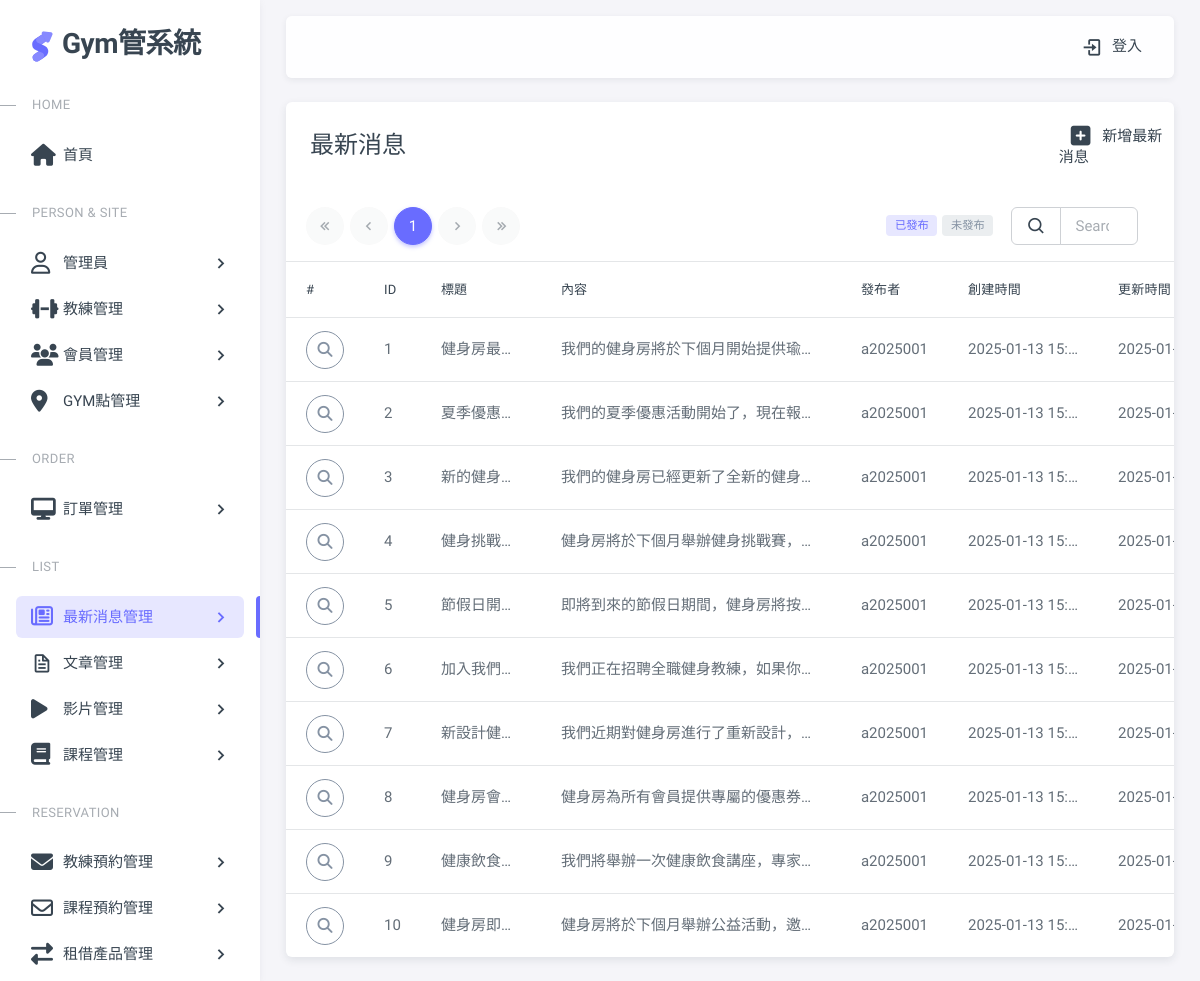
The page /pages/gymNews.php on the database its author committed.
### tables this page shows
CREATE TABLE gym_news (
    news_id INT AUTO_INCREMENT PRIMARY KEY,  
    title VARCHAR(255) NOT NULL,                
    content TEXT NOT NULL,                      
    author_id VARCHAR(50) NOT NULL,                      
    uploadStatus INT DEFAULT 0,                  
    created_at TIMESTAMP DEFAULT CURRENT_TIMESTAMP,
    updated_at TIMESTAMP DEFAULT CURRENT_TIMESTAMP 
);

### pages/gymNews.php (the view, shortened to what this page needs)
<?php require __DIR__ . '/includes/init.php';?>
<?php
$perPage = 15;
$page = isset($_GET['page']) ? intval($_GET['page']) : 1;
$where =" WHERE 1 ";
$t_sql = "SELECT count(*) FROM gym_news $where";
$totalRows = $pdo->query($t_sql)->fetch(PDO::FETCH_NUM)[0];
if($totalRows>0){
  $sql = sprintf("SELECT * FROM `gym_news` %s
  LIMIT %s, %s", $where,
  ($page -1) * $perPage,
  $perPage);
  $rows = $pdo->query($sql)->fetchAll();
}
$totalPages = ceil($totalRows/$perPage);
?>
<?php include __DIR__ . '/includes/html-header.php'; ?>
<?php include __DIR__ . '/includes/html-sidebar.php'; ?>
<?php include __DIR__ . '/includes/html-layout-navbar.php'; ?>
<?php include __DIR__ . '/includes/html-content wrapper-start.php'; ?>
<div class="card">
  <div class="row">
    <div class="col-10">
      <h4 class="card-header">最新消息</h4>
    </div>
    <div class="col-2 card-header d-flex align-items-center justify-content-center">
      <a href="gymNews-add.php" class="nav-link">
        <span class="d-none d-sm-block">
        <i class="fa-solid fa-square-plus fa-xl mx-3"></i>新增最新消息</span>
      </a>
    </div>
  </div>
  <div class="row">
      <div class="col-lg-8 mx-5 ">
        <div class="demo-inline-spacing">
          <nav aria-label="Page navigation ">
            <ul class="pagination">
              <li class="page-item first" <?=$page==1?'disabled':''?> >
                <a class="page-link" href="?page=1"><i class="tf-icon bx bx-chevrons-left bx-sm"></i></a>
              </li>
              <li class="page-item prev <?=$page==1?'disabled':''?>">
                <a class="page-link" href="?page=<?=$page-1?>">
                  <i class="tf-icon bx bx-chevron-left bx-sm"></i>
                </a>
              </li>
              <?php for($i = 1; $i <= $totalPages; $i++):
                  $qs = array_filter($_GET);
                  $qs['page']= $i ?>
                <li class="page-item <?=$page == $i?'active':''?> ">
                  <a class="page-link" href="?<?=http_build_query($qs)?>"><?=$i?></a>
                </li>
              <?php endfor;?>
              <li class="page-item next <?=$page==$totalPages?'disabled':''?>" >
                <a class="page-link" href="?page=<?=$page+1?>"><i class="tf-icon bx bx-chevron-right bx-sm"></i></a>
              </li>
              <li class="page-item last" <?=$page==$totalPages?'disabled':''?>>
                <a class="page-link" href="?page=<?=$totalPages?>"><i class="tf-icon bx bx-chevrons-right bx-sm"></i></a>
              </li>
            </ul>
          </nav>
        </div>
      </div>
      <div class="col-lg-1 d-flex align-items-center justify-content-end p-0">
        <div class="btn-group " role="group" aria-label="Basic example">
            <button type="button" class="btn btn-sm btn-outline-white p-0" id="filter-published">
              <span class="badge bg-label-primary  me-1 " data-status= 1>已發布</span>
            </button>
            <button type="button" class="btn btn-sm btn-outline-white p-0" id="filter-unpublished">
              <span class="badge bg-label-secondary me-1" data-status= 0 >未發布</span>
            </button>
        </div>
      </div>
      <div class="col-lg-2 me-5  d-flex align-items-center justify-content-end">
        <form class="d-flex  ">
            <div class="input-group">
                  <button class="input-group-text">
                    <i class="tf-icons bx bx-search"></i>
                  </button>
              <input type="search" class="form-control" placeholder="Search..." name="keyword" value="<?=empty($_GET['keyword'])?'':htmlentities($_GET['keyword'])?>">
            </div>
        </form>
      </div>
    </div>
  <?php if($totalRows>0):?>
  <div class="table-responsive text-nowrap">
    <table class="table table-hover">
      <thead>
        <tr>
          <th>#</th>
          <th>ID</th>
          <th>標題</th>
          <th>內容</th>
          <th>發布者</th>
          <th>創建時間</th>
          <th>更新時間</th>
        </tr>
      </thead>
      <tbody class="table-border-bottom-0">
        <?php foreach($rows as $v):?>
        <tr>
          <td><button type="button" class="btn rounded-pill btn-icon btn-outline-secondary" data-bs-toggle="modal"  data-bs-target="#exLargeModal"  data-news-id="<?=$v['news_id']?>" id="viewBtn">
            <i class="fa-solid fa-magnifying-glass"></i>
          </button></td>
          <td title="<?=$v['news_id']?>"><?=$v['news_id']?></td>
          <td style="max-width: 120px" title="<?=$v['title']?>"><?=$v['title']?></td>
          <td style="max-width: 300px" title="<?=htmlentities($v['content'])?>">
            <?=htmlentities($v['content'])?></td>
          <td title="<?=$v['author_id']?>"><?=$v['author_id']?></td>
          <td style="max-width: 150px" title="<?=$v['created_at']?>"><?=$v['created_at']?></td>
          <td style="max-width: 150px" title="<?=$v['updated_at']?>"><?=$v['updated_at']?></td>
        </tr>
        <?php endforeach;?>
      </tbody>
    </table>
  </div>
  <?php endif?>
</div>
        </div>
<?php include __DIR__ . '/includes/html-content wrapper-end.php'; ?>
<?php include __DIR__ . '/includes/html-footer.php'; ?>

### assets/css/demo.css (style rules this page uses)
.demo-inline-spacing > * { margin: 1rem 0.375rem 0 0 !important; }

### pages/gymNews.php (style rules this page uses)
td { overflow: hidden; text-overflow: ellipsis; white-space: nowrap; }

### rows shown on the page
gym_news: news_id "1", title "健身房最…", content "我們的健身房將於下個月開始提供瑜…", author "a2025001", created_at "2025-01-13 15…", updated_at "2025-01-13 15…"
gym_news: news_id "2", title "夏季優惠…", content "我們的夏季優惠活動開始了，現在報…", author "a2025001", created_at "2025-01-13 15…", updated_at "2025-01-13 15…"
gym_news: news_id "3", title "新的健身…", content "我們的健身房已經更新了全新的健身…", author "a2025001", created_at "2025-01-13 15…", updated_at "2025-01-13 15…"
gym_news: news_id "4", title "健身挑戰…", content "健身房將於下個月舉辦健身挑戰賽，…", author "a2025001", created_at "2025-01-13 15…", updated_at "2025-01-13 15…"
gym_news: news_id "5", title "節假日開…", content "即將到來的節假日期間，健身房將按…", author "a2025001", created_at "2025-01-13 15…", updated_at "2025-01-13 15…"
gym_news: news_id "6", title "加入我們…", content "我們正在招聘全職健身教練，如果你…", author "a2025001", created_at "2025-01-13 15…", updated_at "2025-01-13 15…"
gym_news: news_id "7", title "新設計健…", content "我們近期對健身房進行了重新設計，…", author "a2025001", created_at "2025-01-13 15…", updated_at "2025-01-13 15…"
gym_news: news_id "8", title "健身房會…", content "健身房為所有會員提供專屬的優惠券…", author "a2025001", created_at "2025-01-13 15…", updated_at "2025-01-13 15…"
gym_news: news_id "9", title "健康飲食…", content "我們將舉辦一次健康飲食講座，專家…", author "a2025001", created_at "2025-01-13 15…", updated_at "2025-01-13 15…"
gym_news: news_id "10", title "健身房即…", content "健身房將於下個月舉辦公益活動，邀…", author "a2025001", created_at "2025-01-13 15…", updated_at "2025-01-13 15…"
